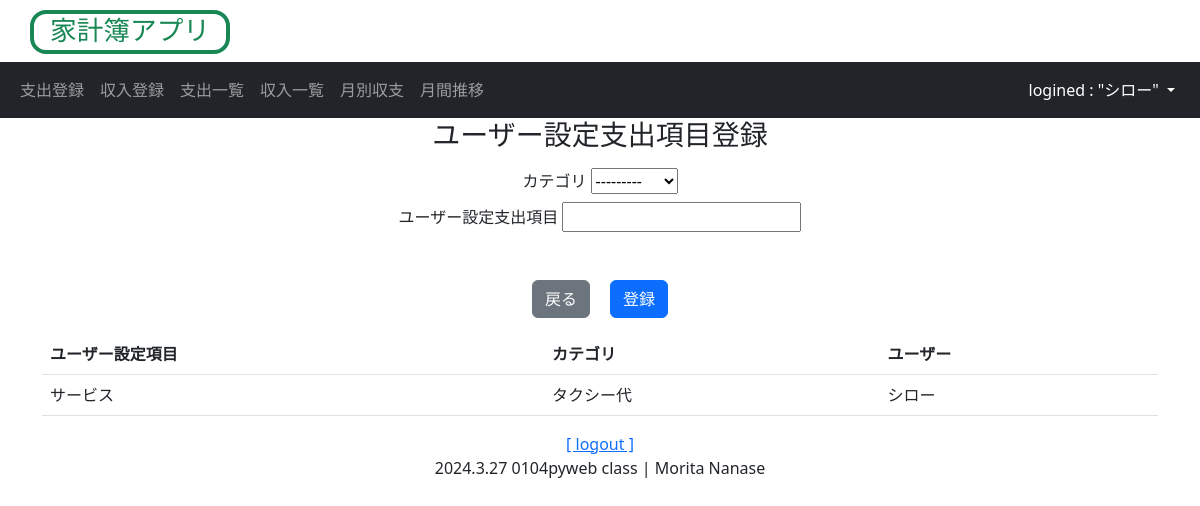
/money/payment_item_register/ (signed in), run on the app's committed database.
### accounts/models.py (models this page shows)
class User(AbstractBaseUser, PermissionsMixin):
    account_id = models.CharField(
        verbose_name=_("account_id"),
        unique=True,
        max_length=10
    )
    email = models.EmailField(
        verbose_name=_("email"),
        unique=True
    )
    family_name = models.ForeignKey(
        Family,
        verbose_name=_("家名"),
        on_delete=models.SET_NULL,
        default=None,  # デフォルト値
        null=True,
        blank=True
    )
    first_name = models.CharField(
        verbose_name=_("名前"),
        max_length=150,
        null=True,
        blank=True
    )
    is_superuser = models.BooleanField(
        verbose_name=_("is_superuer"),
        default=False
    )
    is_staff = models.BooleanField(
        verbose_name=_('staff status'),
        default=True,
    )
    is_active = models.BooleanField(
        verbose_name=_('active'),
        default=True,
    )
    created_at = models.DateTimeField(
        verbose_name=_("created_at"),
        auto_now_add=True
    )
    updated_at = models.DateTimeField(
        verbose_name=_("updateded_at"),
        auto_now=True
    )
    objects = UserManager()
    USERNAME_FIELD = 'account_id' # ログイン時、ユーザー名の代わりにaccount_idを使用
    REQUIRED_FIELDS = ['email']  # スーパーユーザー作成時にemailも設定
    def __str__(self):
        return self.account_id

### money/models.py (models this page shows, shortened)
class PaymentOrigItem(models.Model):
    account_id = models.ForeignKey(User, on_delete=models.CASCADE, null=True)
    name = models.CharField('ユーザー設定支出項目', max_length=32)
    category = models.ForeignKey(PaymentCategory, on_delete=models.PROTECT, verbose_name='カテゴリ')
    class Meta:
        ordering = ('category',)

class PaymentCategory(models.Model):
    name = models.CharField('支出カテゴリ', max_length=32, unique=True)
    def __str__(self):
        return self.name
    class Meta:
        ordering = ('id',)

### money/views.py (the view, shortened to what this page needs)
# urls.py: path('money/payment_item_register/', views.PaymentOrigItemRegister.as_view(), name='payment_item_register'),
class PaymentOrigItemRegister(LoginRequiredMixin, CreateView):
    template_name = "money/item_register.html"
    model = PaymentOrigItem
    form_class = PaymentOrigItemForm   # 登録用フォームを設定
    def get_queryset(self):
        login_user = self.request.user  # ログイン中のユーザーを取得
        queryset = super().get_queryset() # PaymentList.objects.all()と同等
        queryset = queryset.filter(account_id=login_user)
        self.form = PaymentOrigItemForm(self.request.GET or None)
        return queryset
    def get_context_data(self, **kwargs): #オーバーライド
        context = super().get_context_data(**kwargs) # 親クラスの get_context_dataメソッドを実行
        context['page_title'] = 'ユーザー設定支出項目登録'
        context['lists'] = self.get_queryset()
        return context

### money/forms.py
class PaymentOrigItemForm(ModelForm):
    class Meta:
        model = PaymentOrigItem
        fields = ['category', 'name']

### money/my_context_processor.py (called while the page is built)
def common(request): # 家計簿アプリの共通コンテクスト
    now = timezone.now()
    return {"now_year": now.year,
            "now_month": now.month}

### money/templates/money/item_register.html (shortened to what this page needs)
{% extends 'money/base.html' %}
{% block title %}
  <div class="h3 text-center">{{ page_title }}</div>
{% endblock %}
{% block content %}
  <div style="width:40%" class="mt-3 mx-auto text-center">
    <form method="POST">
      {% for field in form %}
        <div class="mt-2">
          <label class="label mr-4">{{ field.label }}</label>
          {{ field }}
        </div>
      {% endfor %}
      <div class="mt-5 mx-auto text-center">
        {% if '支出' in page_title %}
          <a href="{% url 'money:payment_create' %}" class="btn btn-secondary">戻る</a>&emsp;
        {% else %}
          <a href="{% url 'money:income_create' %}" class="btn btn-secondary">戻る</a>&emsp;
        {% endif %}
        <button type="submit" class="btn btn-primary">登録</button>
      </div>
    </form>
  </div>
<table class="table mt-3">
  <tr>
    <th>ユーザー設定項目</th>
    <th>カテゴリ</th>
    <th>ユーザー</th>
  </tr>
{% for list in lists %}
  <tr>
    <td>{{ list.category }}</td>
    <td>{{ list.name }}</td>
    <td>{{ list.account_id }}</td>
  </tr>
{% endfor %}
</table>
{% endblock %}

### money/templates/money/base.html (shortened to what this page needs)
{% load static %}
<!DOCTYPE html>
<html lang="ja">
<head>
  <link href="https://cdn.jsdelivr.net/npm/bootstrap@5.3.0/dist/css/bootstrap.min.css" rel="stylesheet"
>
</head>
<body>
  <header>
    <div style="width:200px" class="h1 pb-1 text-center border border-success border-4 rounded-4">
      <a href="{% url 'money:payment_list' %}" class="link-success link-offset-2 link-underline link-underline-opacity-0">
      家計簿アプリ</a></div>
    <nav class="navbar fixed-top navbar-expand navbar-dark bg-dark">
      <div class="container-fluid">
        <div class="collapse navbar-collapse" id="navbarNavDarkDropdown">
          {% if user.is_authenticated %}
          <ul style="width:100%" class="navbar-nav mr-auto">
            <li class="nav-item">
              <a class="nav-link" href="{% url 'money:payment_create'%}">支出登録</a>
            </li>
            <li class="nav-item">
              <a class="nav-link" href="{% url 'money:income_create'%}">収入登録</a>
            </li>
            <li class="nav-item">
              <a class="nav-link" href="{% url 'money:payment_list' %}">支出一覧</a>
            </li>
            <li class="nav-item">
              <a class="nav-link" href="{% url 'money:income_list'%}">収入一覧</a>
            </li>
            <li class="nav-item">
              <a class="nav-link" href="{% url 'money:month_graph' now_year now_month%}">月別収支</a>
            </li>
            <li class="nav-item">
              <a class="nav-link" href="{% url 'money:month_transition' %}">月間推移</a>
            </li>
          </ul>
          <ul class="navbar-nav">
            <li class="nav-item dropdown">
              <button class="btn btn-dark dropdown-toggle" data-bs-toggle="dropdown" aria-expanded="false">
                logined : "{{ user.account_id }}"
              </button>
            </li>
          </ul>
          {% endif %}
        </div>
      </div>
    </nav>
  </header>
  <div class="layout">
      {% block title %}{% endblock %}
  </div>
  <div class="container">
        {% block content %}{% endblock %}
  </div>
  <footer>
  {% if user.is_authenticated %}
    <div class="my-3 text-center">
        <span class="font-weight-bold">
            <a href="/logout?next=">[ logout ]</a>
        </span>
        <span class="float-right">
          <div>2024.3.27 0104pyweb class | Morita Nanase</div>
        </span>
    </div>
  {% endif %}
  </footer>
</body>
</html>

### money/templates/money/base.html (style rules this page uses)
.h1 { margin-top: 10px; margin-left: 30px; font-size:20pt; }
.navbar { position: relative; z-index: 2; }
.layout { position: relative; z-index: 1; }
.container { position: relative; z-index: 1; }

### data on the page
User: account_id "シロー"
PaymentOrigItem: category "サービス", name "タクシー代", account_id "シロー"

### other printed values
{{ page_title }} "ユーザー設定支出項目登録"
{{ field.label }} "カテゴリ" "ユーザー設定支出項目"
